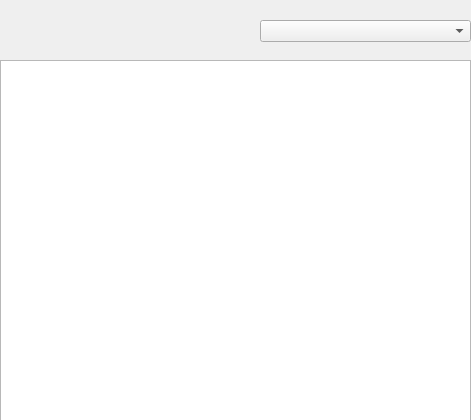
<?xml version="1.0" encoding="UTF-8"?>
<ui version="4.0">
 <class>MainWindow</class>
 <widget class="QMainWindow" name="MainWindow">
  <property name="geometry">
   <rect>
    <x>0</x>
    <y>0</y>
    <width>471</width>
    <height>420</height>
   </rect>
  </property>
  <property name="sizePolicy">
   <sizepolicy hsizetype="Fixed" vsizetype="Fixed">
    <horstretch>0</horstretch>
    <verstretch>0</verstretch>
   </sizepolicy>
  </property>
  <property name="minimumSize">
   <size>
    <width>471</width>
    <height>420</height>
   </size>
  </property>
  <property name="maximumSize">
   <size>
    <width>471</width>
    <height>420</height>
   </size>
  </property>
  <property name="windowTitle">
   <string>SMART Info</string>
  </property>
  <widget class="QWidget" name="centralwidget">
   <widget class="QTableView" name="tableViewData">
    <property name="geometry">
     <rect>
      <x>0</x>
      <y>60</y>
      <width>471</width>
      <height>361</height>
     </rect>
    </property>
   </widget>
   <widget class="QLabel" name="labelDriveName">
    <property name="geometry">
     <rect>
      <x>10</x>
      <y>0</y>
      <width>241</width>
      <height>31</height>
     </rect>
    </property>
    <property name="font">
     <font>
      <pointsize>10</pointsize>
      <weight>75</weight>
      <bold>true</bold>
     </font>
    </property>
    <property name="text">
     <string/>
    </property>
   </widget>
   <widget class="QLabel" name="labelDriveSerial">
    <property name="geometry">
     <rect>
      <x>10</x>
      <y>30</y>
      <width>241</width>
      <height>16</height>
     </rect>
    </property>
    <property name="text">
     <string/>
    </property>
   </widget>
   <widget class="QComboBox" name="comboBoxDriveSelect">
    <property name="geometry">
     <rect>
      <x>260</x>
      <y>20</y>
      <width>211</width>
      <height>22</height>
     </rect>
    </property>
   </widget>
  </widget>
 </widget>
 <resources/>
 <connections/>
</ui>
